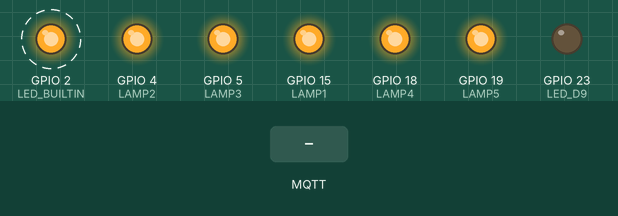
This sketch was run on a simulated ESP32. Parts: output pins drawn as LEDs (lit = HIGH). Dashed ring = blinking. Inputs (shaded band) come from the test bench. WiFi joins after 1.5 s; servers stay silent unless stated; no MQTT or app messages arrive unless stated; what the sketch prints to the serial monitor is not drawn.

Above: at 3.7 s.
3.8 s: MQTT message "1" arrives on the first subscribed topic
At 5.3 s:
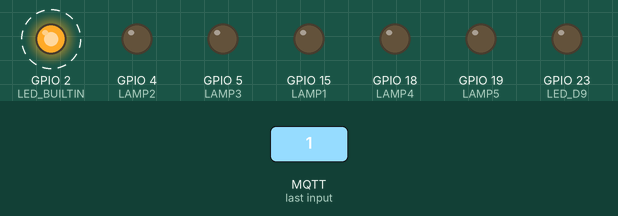
6.8 s: MQTT message "on" arrives on the first subscribed topic
9.8 s: MQTT message "off" arrives on the first subscribed topic
At 11.3 s:
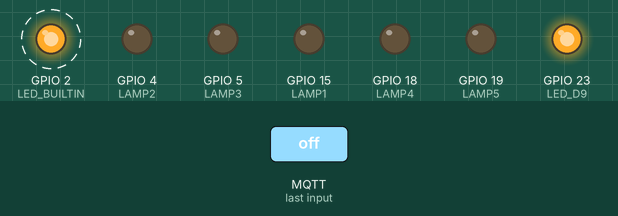
Timing chart, 0 to 18.8 s (numbered marks = the images above; inputs shaded):
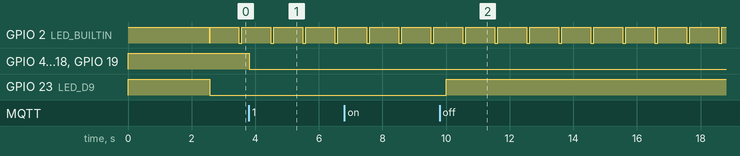

The sketch:

FT_PMD_MQTT.ino
```cpp
// File name: FT_PMD_MQTT  (was MQTT_ESP32DevelopmentBoard)
// Author: Forrest Lee Erickson
// Date: 20241006
// Update 20241008 with WINK and toggle D9 when sending MQTT on line message.
// Manage LEDS. Add serial splash.
// Update 20241015 Reports IP address on serial port. Change file name.
// Add conditional display of the splash screen with a DEBUG level
// Update 20241024 Subscribe as if a Krake of Model_SerialNumber for data.
// Works with #define PROG_NAME "FT_PMD_MQTT "  #define VERSION "V0.5

//Set your device Model_Serial on line 12.
// This will be the subscription topic to which the devices listens.
// It must match the device list for which the MQTT_PMD_DAT_TOPIC or other publisher sends.
// Example devices include: PMD_LB4, PMD_Austin1.
// No spaces.
#define MODEL_SERIAL "20240421_USA4"

// Krake data and command channels.
// Krake subscribes to Data and Commands, and reports Status
String KrakeModelSerialData = String("Krake_") + String(MODEL_SERIAL) + "_Data"; //Alarm data to the Krake
String KrakeModelSerialCommands = String("Krake_") + String(MODEL_SERIAL) + "_Commands";  // Commands to Krake
String KrakeModelSerialStatus = String("Krake_") + String(MODEL_SERIAL) + "_Status"; //Publish Krake status

// This example uses an ESP32 Development Board
// to connect to shiftr.io.
//
// You can check on your device after a successful
// connection here: https://www.shiftr.io/try.
//
// by Joël Gähwiler
// https://github.com/256dpi/arduino-mqtt


#define PROG_NAME "FT_PMD_MQTT "
#define VERSION "V0.7 "
#define DEVICE_UNDER_TEST "PMD SN: USA1"  //A PMD model  and Serial Number
#define LICENSE "GNU Affero General Public License, version 3 "
#define ORIGIN "USA"

//Setup for your WiFi router here
//const char ssid[] = "ssid";
//const char pass[] = "pass";

////LB network
//const char ssid[] = "ADT";
//const char pass[] = "adt@12345";

//Maryville network
const char ssid[] = "Home";
const char pass[] = "adt@1963#";

// Some PMD Hardware
// Pins for switches
#define BOOT_BUTTON 0
#define SW1_BUTTON 36
#define SW2_BUTTON 39
#define SW3_BUTTON 34
#define SW4_BUTTON 35

// Pins for switches
//const int switchPin1 = 36; // Switch 1 connected to GPIO 36
//const int switchPin2 = 39; // Switch 2 connected to GPIO 39
//const int switchPin3 = 34; // Switch 3 connected to GPIO 34
//const int switchPin4 = 35; // Switch 4 connected to GPIO 35

// PMD LAMPS aka Other LEDs
const int LED_D9 = 23;    // Mute1 LED on PMD
const int LAMP1 = 15;    // D5 cold food
const int LAMP2 = 4;    // D3 baby crying
const int LAMP3 = 5;    // D8 high BP1
const int LAMP4 = 18;    // D7 shield failure
const int LAMP5 = 19;    // D6 lost sock


//MQTT constants
#define BROKER_URL "public.cloud.shiftr.io"
#define KRAKE_DTA_TOPIC "KRAKE_DTA_TOPIC" //To address the KRAKE data channel
#define KRAKE_CTL_TOPIC "KRAKE_CTL_TOPIC"  //To address the KRAKE control channel

//A Processinge PMD Device to which to subscribe
#define PROCESSING_PMD_DTA_TOPIC_USA "PROCESSING_PMD_USA1_DTA_TOPIC_USA_MARYVILLE" //Subscribe to a unique PMD device in USA
#define PROCESSING_PMD_DTA_TOPIC_LB "PROCESSING_PMD_DTA_TOPIC_LB" //Subscribe to a unique PMD device in USA
#define PROCESSING_PMD_DTA_TOPIC_AUSTIN "PROCESSING_PMD_DTA_TOPIC_USA_AUSTIN" //Subscribe to a unique PMD device in USA


//Choose only one PMD Device to which to subscribe
//#define PMD_DTA_TOPIC "PMD_DTA_TOPIC_USA1" //Subscribe to a unique PMD device in USA
//#define PMD_DTA_TOPIC "PMD_DTA_TOPIC_USA2" //Subscribe to a unique PMD device in USA
//#define PMD_DTA_TOPIC "PMD_DTA_TOPIC_USA3" //Subscribe to a unique PMD device in USA
#define PMD_DTA_TOPIC "PMD_DTA_TOPIC_USA4" //Subscribe to a unique PMD device in USA
//#define PMD_DTA_TOPIC "PMD_DTA_TOPIC_USA5" //Subscribe to a unique PMD device in USA

//#define PMD_DTA_TOPIC "PMD_LB1_DTA_TOPIC" //Subscribe to a unique PMD device in Lebanon
//#define PMD_DTA_TOPIC "PMD_LB2_DTA_TOPIC" //Subscribe to a unique PMD device in Lebanon
//#define PMD_DTA_TOPIC "PMD_LB3_DTA_TOPIC" //Subscribe to a unique PMD device in Lebanon
//#define PMD_DTA_TOPIC "PMD_LB4_DTA_TOPIC" //Subscribe to a unique PMD device in Lebanon
//#define PMD_DTA_TOPIC "PMD_LB5_DTA_TOPIC" //Subscribe to a unique PMD device in Lebanon


#include <WiFi.h>
#include <MQTT.h>

#define BAUDRATE 115200

WiFiClient net;
MQTTClient client;

unsigned long lastMillis = 0;  // Sets timing for periodic MQTT publish message

//Setup WiFi and MQTT subscriptions.
void connect() {
  Serial.print("checking wifi...");
  while (WiFi.status() != WL_CONNECTED) {
    Serial.print(".");
    delay(1000);
  }

  Serial.print("Connected at IP: ");
  Serial.println(WiFi.localIP().toString());

  Serial.print("\nconnecting...");
  while (!client.connect("arduino", "public", "public")) {
    Serial.print(".");
    delay(1000);
  }

  Serial.println("\nWiFi connected!");

  // Setup up MQTT services to which this device (KRAKE) subscribes
  client.subscribe(PROCESSING_PMD_DTA_TOPIC_USA);    //Subscribes to a Processing PMD data channel
  client.subscribe(PROCESSING_PMD_DTA_TOPIC_AUSTIN); //Subscribes to a Processing PMD data channel
  client.subscribe(PROCESSING_PMD_DTA_TOPIC_LB);    //Subscribes to a Processing PMD data channel from LB
  client.subscribe(PMD_DTA_TOPIC);    //Subscribes to a PMD data channel

// As a Krake
  client.subscribe(KrakeModelSerialData);    //Subscribes as a Krake to data
  client.subscribe(KrakeModelSerialCommands);//Subscribes as a Krake to commands


}//end connect()

// Setup to receive, subscribe to topics.
void messageReceived(String &topic, String &payload) {
  Serial.println("incoming: " + topic + " - " + payload);

  // Note: Do not use the client in the callback to publish, subscribe or
  // unsubscribe as it may cause deadlocks when other things arrive while
  // sending and receiving acknowledgments. Instead, change a global variable,
  // or push to a queue and handle it in the loop after calling `client.loop()`.


  // Process requst for "KrakeModelSerialStatus"
  // Parse the topic to determin how to handel the payload
  // If KrakeModelSerialData then we have an alarm
  // if KrakeModelSerialCommands then we have a command
  // else we have the old MessageFromProcessing_PMD: form of command

  if(topic ==  KrakeModelSerialData) {
    // = String("Krake_") + String(MODEL_SERIAL) + "_Data"; //Alarm data to the Krake
    //Process as GPAD API alarm
    Serial.println("Got KrakeModelSerialData");
  } else if (topic == KrakeModelSerialCommands){
    //Process command to Krake //= String("Krake_") + String(MODEL_SERIAL) + "_Commands";  // Commands to Krake
    Serial.println("Got KrakeModelSerialCommands");
  //}else if (topic == PROCESSING_PMD_DTA_TOPIC_USA || topic == PROCESSING_PMD_DTA_TOPIC_AUSTIN || topic == PROCESSING_PMD_DTA_TOPIC_LB ){
  }else if (topic == PROCESSING_PMD_DTA_TOPIC_USA ){
    Serial.println("Got MessageFromProcessing_PMD");
    proccessPayloadOnLamps(payload);  // Change LAMPS baised on the payload
  }


}//end message received


// A periodic message identifying the subscriber (Krake) is on line.
void publishOnLineMsg(void) {
  // publish a message roughly every second.
  if (millis() - lastMillis > 10000) {
    lastMillis = millis();
    client.publish(MODEL_SERIAL, " is online");
    digitalWrite(LED_D9, !digitalRead(LED_D9));   // Toggle
  }
}


void setupPMD_LEDS(void) {
  // Setup PMD LEDs
  pinMode(LED_D9, OUTPUT);      // set the Mute LED pin mode
  digitalWrite(LED_D9, HIGH);   // turn the LED on (HIGH is the voltage level)
  pinMode(LAMP1, OUTPUT);      // set the Mute LED pin mode
  digitalWrite(LAMP1, HIGH);   // turn the LED on (HIGH is the voltage level)
  pinMode(LAMP2, OUTPUT);      // set the Mute LED pin mode
  digitalWrite(LAMP2, HIGH);   // turn the LED on (HIGH is the voltage level)
  pinMode(LAMP3, OUTPUT);      // set the Mute LED pin mode
  digitalWrite(LAMP3, HIGH);   // turn the LED on (HIGH is the voltage level)
  pinMode(LAMP4, OUTPUT);      // set the Mute LED pin mode
  digitalWrite(LAMP4, HIGH);   // turn the LED on (HIGH is the voltage level)
  pinMode(LAMP5, OUTPUT);      // set the Mute LED pin mode
  digitalWrite(LAMP5, HIGH);   // turn the LED on (HIGH is the voltage level)
}//end setupPMD_LEDS


void proccessPayloadOnLamps(String &payload) {
  // Proccess payload on LAMPs
  digitalWrite(LAMP1, LOW);
  digitalWrite(LAMP2, LOW);
  digitalWrite(LAMP3, LOW);
  digitalWrite(LAMP4, LOW);
  digitalWrite(LAMP5, LOW);

  if (payload < "1") {
    //Turn off all LAMPS
//    digitalWrite(LAMP1, LOW);
//    digitalWrite(LAMP2, LOW);
//    digitalWrite(LAMP3, LOW);
//    digitalWrite(LAMP4, LOW);
//    digitalWrite(LAMP5, LOW);
  } else if (payload == "MessageFromProcessing_PMD: 1") {
    //Turn on only LAMP 1
    digitalWrite(LAMP1, HIGH);
    digitalWrite(LAMP2, LOW);
    digitalWrite(LAMP3, LOW);
    digitalWrite(LAMP4, LOW);
    digitalWrite(LAMP5, LOW);
  } else if (payload == "MessageFromProcessing_PMD: 2") {
    //Turn on only LAMP 2
    digitalWrite(LAMP1, LOW);
    digitalWrite(LAMP2, HIGH);
    digitalWrite(LAMP3, LOW);
    digitalWrite(LAMP4, LOW);
    digitalWrite(LAMP5, LOW);
  } else if (payload == "MessageFromProcessing_PMD: 3") {
    //Turn on only LAMP 3
    digitalWrite(LAMP1, LOW);
    digitalWrite(LAMP2, LOW);
    digitalWrite(LAMP3, HIGH);
    digitalWrite(LAMP4, LOW);
    digitalWrite(LAMP5, LOW);
  } else if (payload == "MessageFromProcessing_PMD: 4") {
    //Turn on only LAMP 4
    digitalWrite(LAMP1, LOW);
    digitalWrite(LAMP2, LOW);
    digitalWrite(LAMP3, LOW);
    digitalWrite(LAMP4, HIGH);
    digitalWrite(LAMP5, LOW);
  } else if (payload == "MessageFromProcessing_PMD: 5") {
    //Turn on only LAMP 5
    digitalWrite(LAMP1, LOW);
    digitalWrite(LAMP2, LOW);
    digitalWrite(LAMP3, LOW);
    digitalWrite(LAMP4, LOW);
    digitalWrite(LAMP5, HIGH);
  } else if (payload == "MessageFromProcessing_PMD: 6") {
    //Turn on only LAMP 5
    digitalWrite(LAMP1, HIGH);
    digitalWrite(LAMP2, HIGH);
    digitalWrite(LAMP3, HIGH);
    digitalWrite(LAMP4, HIGH);
    digitalWrite(LAMP5, HIGH);
  }// end parsing message
}// end proccessPayloadOnLamps

//Some more functions


// The Setup
void setup() {
  const int LED_BUILTIN = 2;    // ESP32 Kit
  pinMode(LED_BUILTIN, OUTPUT);      // set the LED pin mode
  digitalWrite(LED_BUILTIN, HIGH);   // turn the LED on (HIGH is the voltage level)

  setupPMD_LEDS();

  Serial.begin(BAUDRATE);
  while (!Serial) {
    ; // wait for serial port to connect. Needed for native USB
  }
  delay(500);

  String DEBUG = "5";

  if (DEBUG > "0") {
    //Serial splash
    Serial.println("===================================");
    Serial.println(DEVICE_UNDER_TEST);
    Serial.print(PROG_NAME);
    Serial.println(VERSION);
    if (DEBUG > "1") {
      Serial.print("Compiled at: ");
      Serial.println(F(__DATE__ " " __TIME__) ); //compile date that is used for a unique identifier
    }
    Serial.println("===================================");
    Serial.println();
  }


  WiFi.begin(ssid, pass);

  // Note: Local domain names (e.g. "Computer.local" on OSX) are not supported
  // by Arduino. You need to set the IP address directly.
  client.begin(BROKER_URL, net);
  client.onMessage(messageReceived);

  connect();

  digitalWrite(LED_D9, LOW);   // turn the LEDs at end of setup
  digitalWrite(LED_BUILTIN, LOW);

}//end setup()

void loop() {
  client.loop();
  delay(10);  // <- fixes some issues with WiFi stability
  if (!client.connected()) {
    Serial.println("Connecting again");
    connect();
  }
  publishOnLineMsg();

  // Publish status String KrakeModelSerialStatus = String("Krake_") + String(MODEL_SERIAL) + "_Status"; //Publish Krake status
  wink();
}//end loop()
```

Wink.ino
```cpp
// (licence header left out)
// Heart beat aka activity indicator LED.
//Set LED for Uno or ESP32 Dev Kit on board blue LED.

//Wink the LED
void wink(void) {
  const int LED_BUILTIN = 2;    // ESP32 Kit//const int LED_BUILTIN = 13;    //Not really needed for Arduino UNO it is defined in library
  const int HIGH_TIME_LED = 900;
  const int LOW_TIME_LED = 100;
  static unsigned long lastLEDtime = 0;
  static unsigned long nextLEDchange = 100; //time in ms.
  if (((millis() - lastLEDtime) > nextLEDchange) || (millis() < lastLEDtime)) {
    if (digitalRead(LED_BUILTIN) == LOW) {
      digitalWrite(LED_BUILTIN, HIGH);   // turn the LED on (HIGH is the voltage level)
      nextLEDchange = HIGH_TIME_LED;
    } else {
      digitalWrite(LED_BUILTIN, LOW);   // turn the LED on (HIGH is the voltage level)
      nextLEDchange = LOW_TIME_LED;
    }
    lastLEDtime = millis();
  }
}//end LED wink
```

Measured:
- after the input at 3.8 s, GPIO 4 (LAMP2), GPIO 5 (LAMP3), GPIO 15 (LAMP1), GPIO 18 (LAMP4), GPIO 19 (LAMP5): HIGH → LOW at once
- by itself, GPIO 2 (LED_BUILTIN): alternates HIGH for 0.90 s and LOW for 0.10 s
